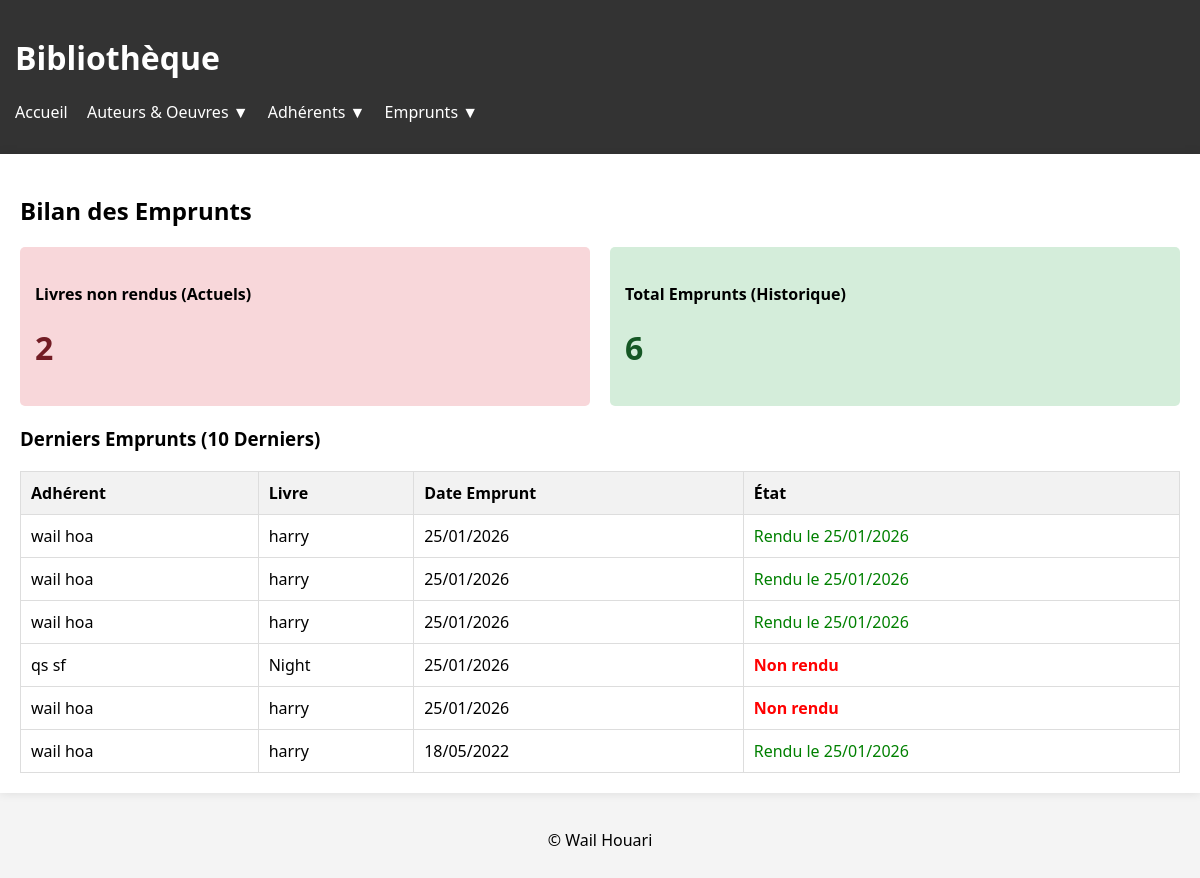
The app's page /bilan_emprunts.php with its own data.
### tables this page shows
CREATE TABLE `emprunts` (
  `id` int(11) NOT NULL,
  `exemplaire_id` int(11) NOT NULL,
  `adherent_id` int(11) NOT NULL,
  `date_emprunt` date NOT NULL,
  `date_retour` date DEFAULT NULL,
  `date_retour_reelle` date DEFAULT NULL
);

CREATE TABLE `adherents` (
  `id` int(11) NOT NULL,
  `nom` varchar(100) NOT NULL,
  `prenom` varchar(100) NOT NULL,
  `email` varchar(150) DEFAULT NULL,
  `adresse` varchar(255) NOT NULL,
  `date_paiement` date DEFAULT NULL,
  `information` text
);

CREATE TABLE `oeuvres` (
  `id` int(11) NOT NULL,
  `titre` varchar(255) NOT NULL,
  `date_parution` int(4) DEFAULT NULL,
  `auteur_id` int(11) DEFAULT NULL
);

### bilan_emprunts.php (the view, shortened to what this page needs)
<?php
include "includes/db.php";
include "includes/header.php";
?>
<h2>Bilan des Emprunts</h2>
<div style="display:flex; gap:20px; margin-bottom:20px;">
    <div style="background:#f8d7da; padding:15px; flex:1; border-radius:5px;">
        <h4>Livres non rendus (Actuels)</h4>
        <?php
        $sql_retard = "SELECT COUNT(*) as c FROM emprunts WHERE date_retour_reelle IS NULL";
        $retard = mysqli_fetch_assoc(mysqli_query($conn, $sql_retard))['c'];
        echo "<h1 style='color:#721c24'>$retard</h1>";
        ?>
    </div>
    <div style="background:#d4edda; padding:15px; flex:1; border-radius:5px;">
        <h4>Total Emprunts (Historique)</h4>
        <?php
        $sql_total = "SELECT COUNT(*) as c FROM emprunts";
        $total = mysqli_fetch_assoc(mysqli_query($conn, $sql_total))['c'];
        echo "<h1 style='color:#155724'>$total</h1>";
        ?>
    </div>
</div>
<h3>Derniers Emprunts (10 Derniers)</h3>
<table>
    <thead>
        <tr>
            <th>Adhérent</th>
            <th>Livre</th>
            <th>Date Emprunt</th>
            <th>État</th>
        </tr>
    </thead>
    <tbody>
        <?php
        $sql = "SELECT e.*, a.nom, a.prenom, o.titre
                FROM emprunts e
                JOIN adherents a ON e.adherent_id = a.id
                JOIN exemplaires ex ON e.exemplaire_id = ex.id
                JOIN oeuvres o ON ex.oeuvre_id = o.id
                ORDER BY e.date_emprunt DESC LIMIT 10";
        $res = mysqli_query($conn, $sql);
        while ($row = mysqli_fetch_assoc($res)) {
            $date_e = date("d/m/Y", strtotime($row['date_emprunt']));
            if ($row['date_retour_reelle']) {
                $date_r = date("d/m/Y", strtotime($row['date_retour_reelle']));
                $etat = "<span style='color:green'>Rendu le $date_r</span>";
            } else {
                $etat = "<span style='color:red; font-weight:bold;'>Non rendu</span>";
            }
            echo "<tr>
                <td>{$row['nom']} {$row['prenom']}</td>
                <td>{$row['titre']}</td>
                <td>{$date_e}</td>
                <td>{$etat}</td>
            </tr>";
        }
        ?>
    </tbody>
</table>
<?php include "includes/footer.php"; ?>

### includes/header.php (shortened to what this page needs)
<!DOCTYPE html>
<html lang="fr">
<head>
    <link rel="stylesheet" href="assets/css/style.css">
</head>
<body>
    <header>
        <h1>Bibliothèque</h1>
        <nav>
            <ul>
                <li><a href="index.php">Accueil</a></li>
                <li><a href="#">Auteurs & Oeuvres ▼</a>
                </li>
                <li><a href="#">Adhérents ▼</a>
                </li>
                <li><a href="#">Emprunts ▼</a>
                </li>
            </ul>
        </nav>
    </header>
    <main>

### includes/footer.php
</main>
<footer>
        <p style="text-align: center; padding: 20px;">&copy; Wail Houari </p>
</footer>
</body>
</html>

### assets/css/style.css (style rules this page uses)
body { font-family: 'Segoe UI', Tahoma, Geneva, Verdana, sans-serif; background-color: #f4f4f4; margin: 0; }
header { background-color: #333; color: white; padding: 15px; }
header a { color: white; text-decoration: none; margin-right: 15px; }
nav ul { list-style: none; padding: 0; }
nav ul li { display: inline-block; position: relative; }
main { padding: 20px; max-width: 1200px; margin: auto; background: white; min-height: 400px; box-shadow: 0 0 10px rgba(0,0,0,0.1); }
table { width: 100%; border-collapse: collapse; margin-top: 20px; }
th, td { border: 1px solid #ddd; padding: 10px; text-align: left; }
th { background-color: #f2f2f2; }

### records on screen
emprunts: adherent.nom "wail", adherent.prenom "hoa", oeuvres.titre "harry", date_emprunt "25/01/2026", date_retour_reelle "25/01/2026"
emprunts: adherent.nom "wail", adherent.prenom "hoa", oeuvres.titre "harry", date_emprunt "25/01/2026", date_retour_reelle "25/01/2026"
emprunts: adherent.nom "wail", adherent.prenom "hoa", oeuvres.titre "harry", date_emprunt "25/01/2026", date_retour_reelle "25/01/2026"
emprunts: adherent.nom "qs", adherent.prenom "sf", oeuvres.titre "Night", date_emprunt "25/01/2026", shows "Non rendu"
emprunts: adherent.nom "wail", adherent.prenom "hoa", oeuvres.titre "harry", date_emprunt "25/01/2026", shows "Non rendu"
emprunts: adherent.nom "wail", adherent.prenom "hoa", oeuvres.titre "harry", date_emprunt "18/05/2022", date_retour_reelle "25/01/2026"

### other values on screen
$retard "2"
$total "6"
